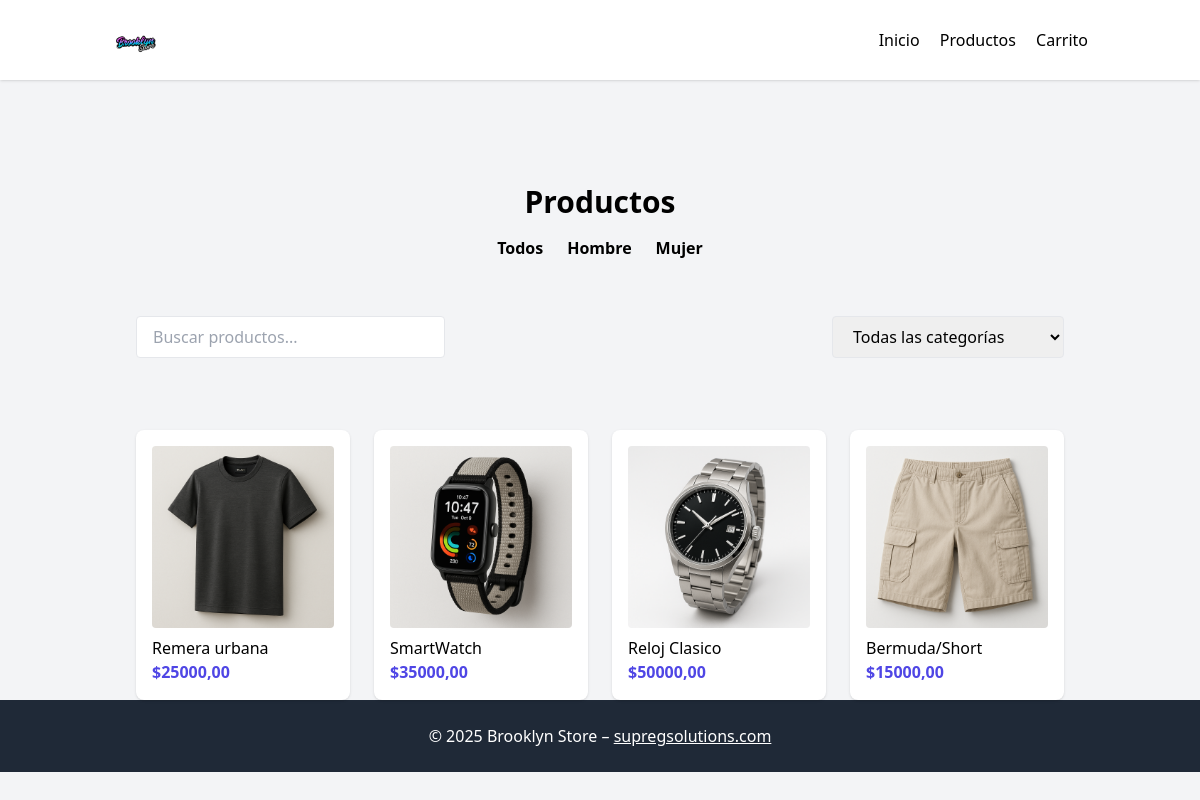
Screenshot of /products/ with the database file from the repository.
### store/models.py (models this page shows, shortened)
class Producto(models.Model):
    categoria = models.ForeignKey(Categoria, related_name='productos', on_delete=models.CASCADE)
    nombre = models.CharField(max_length=150)
    descripcion = models.TextField()
    precio = models.DecimalField(max_digits=10, decimal_places=2)
    destacado = models.BooleanField(default=False)
    GENEROS = [('hombre', 'Hombre'), ('mujer', 'Mujer'), ('ambos', 'Ambos')]
    genero = models.CharField(max_length=10, choices=GENEROS, default='ambos')
    imagen = models.ImageField(upload_to='productos/', blank=True, null=True)
    @property
    def stock_total(self) -> int:
        total = 0
        for talle in self.talles.all():
            total += sum(color.stock for color in talle.colores.all())
        return total

### store/views.py (the view)
# urls.py: path('products/', views.product_list, name='products'),
@require_http_methods(["GET"])
def product_list(request):
    productos = (
        Producto.objects
        .filter(talles__colores__stock__gt=0)
        .distinct()
    )
    categorias = Categoria.objects.all()
    return render(request, 'store/products.html', {
        'productos': productos,
        'categorias': categorias,
    })

### store/context_processors.py (called while the page is built)
def cart_count(request):
    cart = request.session.get('cart', {})
    return {'cart_count': sum(cart.values())}

### store/models.py (called while the page is built)
    @property
    def stock_total(self) -> int:
        return sum(color.stock for color in self.colores.all())

### store/templates/store/products.html (shortened to what this page needs)
{% extends 'store/base.html' %}
{% load static %}
{% block head %}
  <link rel="stylesheet" href="https://cdn.jsdelivr.net/npm/swiper/swiper-bundle.min.css"/>
{% endblock %}
{% block content %}
  <div class="bg-gray-100 py-8 px-6 mb-6 text-center scroll-item">
    <h1 class="text-3xl font-bold mb-4">Productos</h1>
    <div class="inline-flex space-x-6">
      <button data-gender="" class="btn-gender font-semibold">Todos</button>
      <button data-gender="hombre" class="btn-gender font-semibold">Hombre</button>
      <button data-gender="mujer" class="btn-gender font-semibold">Mujer</button>
    </div>
  </div>
  <div class="flex flex-col md:flex-row items-center justify-between gap-4 px-6 mb-8 scroll-item">
    <input
      type="text"
      id="search-input"
      placeholder="Buscar productos..."
      class="border px-4 py-2 rounded w-full md:w-1/3"
    />
    <select id="category-select" class="border px-4 py-2 rounded w-full md:w-1/4">
      <option value="">Todas las categorías</option>
    </select>
  </div>
  <div id="productos-grid" class="grid grid-cols-1 sm:grid-cols-2 lg:grid-cols-4 gap-6 px-6 mb-12 scroll-item">
    {% for producto in productos %}
      <div
        class="producto-card bg-white rounded-lg shadow p-4 cursor-pointer scroll-item"
        data-nombre="{{ producto.nombre|lower }}"
        data-genero="{{ producto.genero }}"
        data-categoria="{{ producto.categoria.id }}"
        data-pid="{{ producto.id }}"
      >
        <img
          src="{% if producto.imagen %}{{ producto.imagen.url }}{% else %}{% static 'images/no-image.jpg' %}{% endif %}"
          alt="{{ producto.nombre }}"
          class="w-full h-section-lg object-contain object-center rounded"
        />
        <h3 class="mt-2 font-medium">{{ producto.nombre }}</h3>
        <p class="text-indigo-600 font-semibold">${{ producto.precio }}</p>
      </div>
    {% empty %}
      <p class="px-6">No hay productos disponibles.</p>
    {% endfor %}
  </div>
{% endblock %}

### store/templates/store/base.html (shortened to what this page needs)
{% load static %}
<!DOCTYPE html>
<html lang="es">
<head>
  <script src="https://cdn.tailwindcss.com"></script>
  {% block head %}{% endblock %}
</head>
<body class="bg-gray-100 font-sans leading-normal tracking-normal">
  <header class="bg-white shadow">
    <div class="container mx-auto px-6 py-4 flex justify-between items-center">
      <a href="{% url 'store:home' %}" class="flex items-center">
        <img
          src="{% static 'images/brooklyn-logo.png' %}"
          alt="Brooklyn Store"
          class="h-12 w-auto"
        />
      </a>
      <nav class="space-x-4">
        <a href="{% url 'store:home' %}" class="hover:underline">Inicio</a>
        <a href="{% url 'store:products' %}" class="hover:underline">Productos</a>
        <a href="{% url 'store:cart' %}" class="hover:underline">
          Carrito {% if cart_count %}(<span class="text-red-600 font-bold">{{ cart_count }}</span>){% endif %}
        </a>
      </nav>
    </div>
  </header>
  <main class="container mx-auto px-6 py-8">
    {% block content %}{% endblock %}
  </main>
  <footer class="bg-gray-800 text-white py-6">
    <div class="container mx-auto px-6 text-center">
      © 2025 Brooklyn Store –
      <a href="https://supregsolutions.com" class="underline">supregsolutions.com</a>
    </div>
  </footer>
</body>
</html>

### rows the page displays
Producto: imagen (picture), nombre "Remera urbana", precio "25000,00"
Producto: imagen (picture), nombre "SmartWatch", precio "35000,00"
Producto: imagen (picture), nombre "Reloj Clasico", precio "50000,00"
Producto: imagen (picture), nombre "Bermuda/Short", precio "15000,00"
